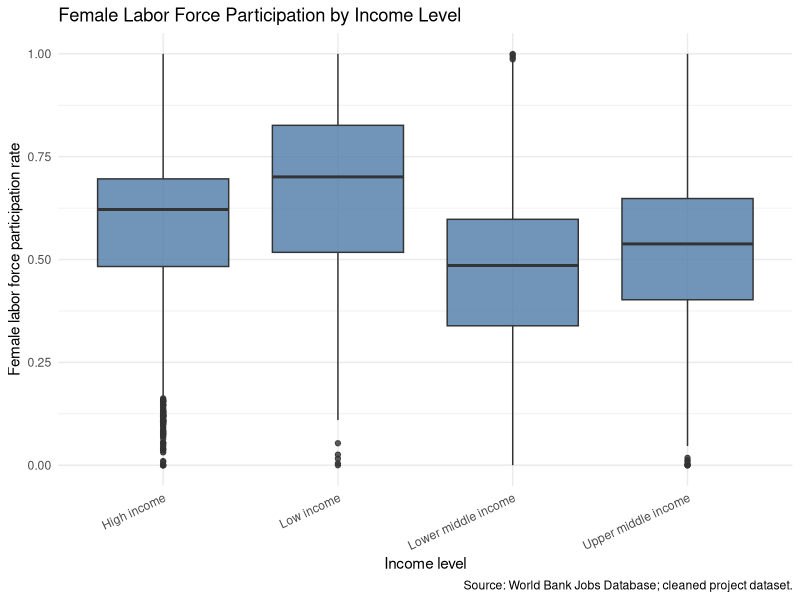
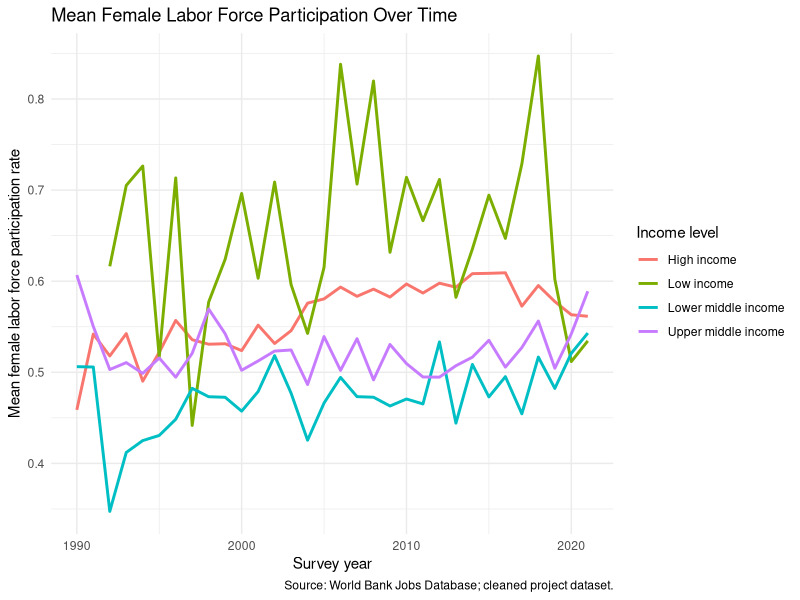
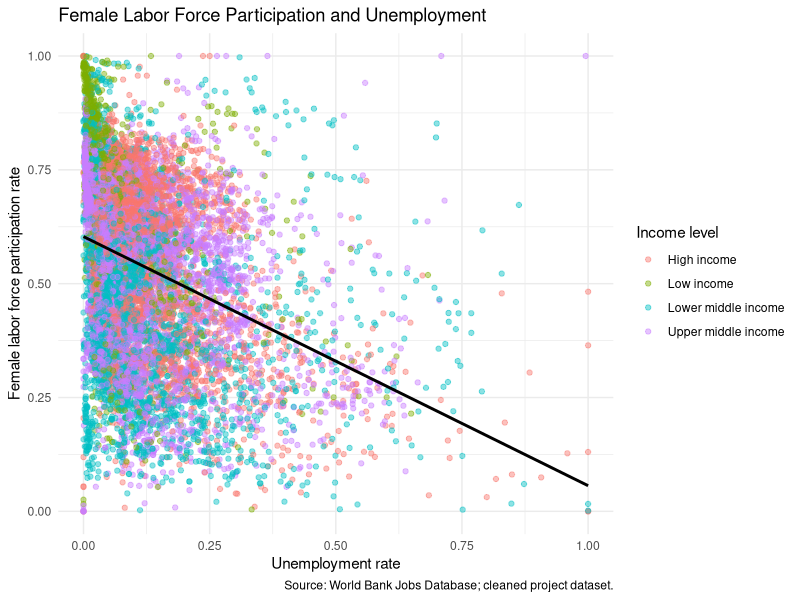

These figures' R source, in order:
# 03_eda.R
# Exploratory data analysis: distributions, missingness, relationships.
# Figures are saved to figures/ for inclusion in reports.

library(tidyverse)
library(here)

jobs <- read_csv(here("data", "processed", "jobs_clean.csv"), show_col_types = FALSE)

required_cols <- c(
  "country",
  "region",
  "income_level",
  "subsample",
  "year",
  "flfp",
  "unemployment",
  "female_non_agri",
  "avg_weekly_hours"
)

missing_cols <- setdiff(required_cols, names(jobs))
if (length(missing_cols) > 0) {
  stop("Missing required columns: ", paste(missing_cols, collapse = ", "))
}

glimpse(jobs)
print(summary(jobs$flfp))
print(count(jobs, income_level))
print(count(jobs, subsample))

fig_dir <- here("figures")
dir.create(fig_dir, recursive = TRUE, showWarnings = FALSE)

summary_by_year_income <- jobs |>
  group_by(year, income_level) |>
  summarise(
    n = n(),
    mean_flfp = mean(flfp, na.rm = TRUE),
    .groups = "drop"
  )

flfp_by_income <- ggplot(jobs, aes(x = income_level, y = flfp)) +
  geom_boxplot(fill = "#4E79A7", alpha = 0.8, na.rm = TRUE) +
  labs(
    title = "Female Labor Force Participation by Income Level",
    x = "Income level",
    y = "Female labor force participation rate",
    caption = "Source: World Bank Jobs Database; cleaned project dataset."
  ) +
  theme_minimal() +
  theme(axis.text.x = element_text(angle = 25, hjust = 1))

ggsave(
  here("figures", "eda_flfp_by_income.png"),
  plot = flfp_by_income,
  width = 8,
  height = 5,
  dpi = 300
)

flfp_over_time_income <- ggplot(
  summary_by_year_income,
  aes(x = year, y = mean_flfp, color = income_level)
) +
  geom_line(linewidth = 1, na.rm = TRUE) +
  labs(
    title = "Mean Female Labor Force Participation Over Time",
    x = "Survey year",
    y = "Mean female labor force participation rate",
    color = "Income level",
    caption = "Source: World Bank Jobs Database; cleaned project dataset."
  ) +
  theme_minimal()

ggsave(
  here("figures", "eda_flfp_over_time_income.png"),
  plot = flfp_over_time_income,
  width = 8,
  height = 5,
  dpi = 300
)

flfp_vs_unemployment <- ggplot(
  jobs,
  aes(x = unemployment, y = flfp, color = income_level)
) +
  geom_point(alpha = 0.45, na.rm = TRUE) +
  geom_smooth(method = "lm", se = FALSE, color = "black", na.rm = TRUE) +
  labs(
    title = "Female Labor Force Participation and Unemployment",
    x = "Unemployment rate",
    y = "Female labor force participation rate",
    color = "Income level",
    caption = "Source: World Bank Jobs Database; cleaned project dataset."
  ) +
  theme_minimal()

ggsave(
  here("figures", "eda_flfp_vs_unemployment.png"),
  plot = flfp_vs_unemployment,
  width = 8,
  height = 5,
  dpi = 300
)

message("EDA figures written to figures/")
